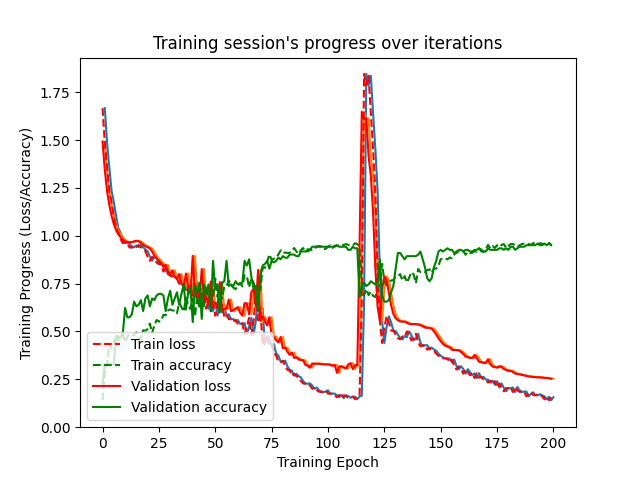

Recreate this plot in Python.
import numpy as np 
import pandas as pd
import matplotlib.pyplot as plt
import seaborn as sns
import os
import warnings
warnings.filterwarnings('ignore')


random_seed = 42   
n_time_steps = 90
n_features = 3 
n_classes = 4
n_epochs = 200       
batch_size = 1024   
learning_rate = 0.0025
l2_loss = 0.0015
segments = []
labels = []



def load_data(act_index, motion_file):
    global segments
    global labels
    #print('act_index:', act_index)
    #print('motion_file:', motion_file)
    cnt = 0
    xs = []
    ys = []
    zs = []
    with open(motion_file, 'r') as f:
        for index, line in enumerate(f):
            # print("Line {}: {}".format(index, line.strip()))

            s_str = str(line.strip())
            xyz_arr = s_str.split('\t')
            
            x = xyz_arr[0]
            y = xyz_arr[1]
            z = xyz_arr[2]

            xs.append(x)
            ys.append(y)
            zs.append(z)

            cnt += 1

            if cnt >= n_time_steps:
              break
    f.close()

    if cnt < n_time_steps:
        return

    segments.append([xs, ys, zs])
    labels.append(act_index)
    




    return cnt



MOTION_FILE_PATH = '/home/ascc/LF_Workspace/Bayes_model/IROS23/ADL_HMM_BAYES/room_motion_activity/watch_data/Motion/'
class_labels = ['Standing', 'Sitting', 'Laying', 'Walking']
for i in range(0,  4):
    files = os.listdir(MOTION_FILE_PATH + '/' + class_labels[i])
    #print('files:', files
    sample_cnt = 0
    for f in files:
        target_f = MOTION_FILE_PATH + '/' + class_labels[i] + '/' + f
        #print('target_f:', target_f)
        if os.path.isfile(target_f):
            load_data(i, target_f)
            sample_cnt += 1

    print("act:", class_labels[i], ' sample_cnt:', sample_cnt)


print('len segments:', len(segments))
# segments = segments[:74970]
# labels = labels[:74970]
print('len segments:', len(segments))

reshaped_segments = np.asarray(segments, dtype= np.float32).reshape(-1, n_time_steps, n_features)
print('len reshaped segments:', len(reshaped_segments))

labels = np.asarray(pd.get_dummies(labels), dtype = np.float32)

#exit(0)


from sklearn.model_selection import train_test_split
X_train, X_test, y_train, y_test = train_test_split(reshaped_segments, labels, test_size = 0.2, random_state = random_seed)

from keras.models import Sequential
from keras.layers import LSTM, Dense, Flatten, Dropout
model = Sequential()
# RNN layer
model.add(LSTM(units = 128, input_shape = (X_train.shape[1], X_train.shape[2])))
# Dropout layer
model.add(Dropout(0.5)) 
# Dense layer with ReLu
model.add(Dense(units = 64, activation='relu'))
# Softmax layer
model.add(Dense(y_train.shape[1], activation = 'softmax'))
# Compile model
model.compile(loss='categorical_crossentropy', optimizer='adam', metrics=['accuracy'])

model.summary()

history = model.fit(X_train, y_train, epochs = n_epochs, validation_split = 0.20, batch_size = batch_size, verbose = 1)


def plot_learningCurve(history, epochs):
  # Plot training & validation accuracy values
  plt.figure()
  epoch_range = range(1, epochs+1)
  plt.plot(epoch_range, history.history['accuracy'])
  plt.plot(epoch_range, history.history['val_accuracy'])
  plt.title('Model accuracy')
  plt.ylabel('Accuracy')
  plt.xlabel('Epoch')
  plt.legend(['Train', 'Val'], loc='upper left')
  plt.show()
  plt.savefig("accuracy.png")

  # Plot training & validation loss values
  plt.figure()
  plt.plot(epoch_range, history.history['loss'])
  plt.plot(epoch_range, history.history['val_loss'])
  plt.title('Model loss')
  plt.ylabel('Loss')
  plt.xlabel('Epoch')
  plt.legend(['Train', 'Val'], loc='upper left')
  plt.show()
  plt.savefig("loss.png")

plot_learningCurve(history, n_epochs)



plt.plot(np.array(history.history['loss']), "r--", label = "Train loss")
plt.plot(np.array(history.history['accuracy']), "g--", label = "Train accuracy")
plt.plot(np.array(history.history['val_loss']), "r-", label = "Validation loss")
plt.plot(np.array(history.history['val_accuracy']), "g-", label = "Validation accuracy")
plt.title("Training session's progress over iterations")
plt.legend(loc='lower left')
plt.ylabel('Training Progress (Loss/Accuracy)')
plt.xlabel('Training Epoch')
plt.ylim(0) 
plt.show()
plt.savefig("motion_lstm.png")


loss, accuracy = model.evaluate(X_test, y_test, batch_size = batch_size, verbose = 1)
print("Test Accuracy :", accuracy)
print("Test Loss :", loss)



# confusion matrix
from mlxtend.plotting import plot_confusion_matrix
from sklearn.metrics import confusion_matrix

# y_pred = model.predict_classes(X_test)

# print('X_test:', X_test)

predict_x = model.predict(X_test)
y_pred = np.argmax(predict_x, axis=1)
max_test = np.argmax(y_test, axis=1)

#print('y_pred len:', len(y_pred))
#print('y_pred:', y_pred)


plt.figure()
mat = confusion_matrix(max_test, y_pred)
cm = plot_confusion_matrix(conf_mat=mat, class_names=class_labels, show_normed=True, figsize=(7,7))
plt.show()
plt.savefig("watch_cm.png")

MODEL_SAVED_PATH = 'motion-lstm-saved-model'
# model.save_weights('model.h5')
model.save(MODEL_SAVED_PATH)


'''
predictions = model.predict(X_test)
class_labels = ['Downstairs', 'Jogging', 'Sitting', 'Standing', 'Upstairs', 'Walking']
max_test = np.argmax(y_test, axis=1)
max_predictions = np.argmax(predictions, axis=1)
confusion_matrix = metrics.confusion_matrix(max_test, max_predictions)
sns.heatmap(confusion_matrix, xticklabels = class_labels, yticklabels = class_labels, annot = True, linewidths = 0.1, fmt='d', cmap = 'YlGnBu')
plt.title("Confusion matrix", fontsize = 15)
plt.ylabel('True label')
plt.xlabel('Predicted label')
plt.show()

'''
